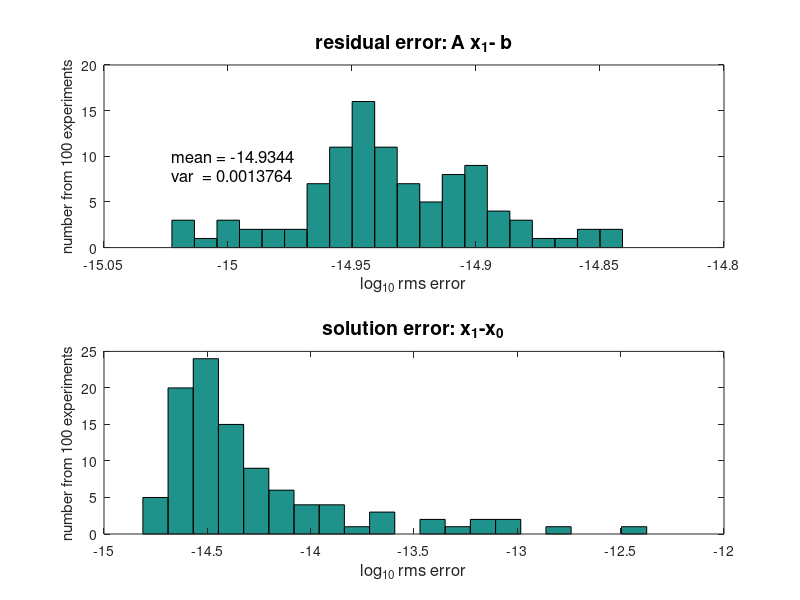

The MATLAB source for this figure:
%
%  w02w_GEerr.m -- GE truncation error (djm -- 08 sep 2019)
%

%  N = matrix size;  Nex = # of experiments
N = 1*128
Nex = 1*100;

%  solution of all ones
x0 = ones(N,1);

%  data vector of errors
res_err = zeros(Nex,1);
sol_err = zeros(Nex,1);

for kk = 1:Nex
	%  make random matrix & b-vector
	A = eye(N,N) + randn(N,N)/sqrt(N);
	b = A*x0;

	%  GE via backslash
	x1 = A \ b;

	%  rms residual error 
	res_err(kk) = rms(A*x1-b);

	% rms solution error
	sol_err(kk) = rms(x1-x0);
end

%  histogram for residual error
figure(1);  clf
subplot(2,1,1)
hist(log10(res_err),20)

%  mean & variance
min_re = min(log10(res_err));

string = ['mean = ' num2str(mean(log10(res_err)))]
text(min_re,0.10*Nex,string,'fontsize',12)
string = ['var  = ' num2str(var(log10(res_err)))]
text(min_re,0.08*Nex,string,'fontsize',12)

%  axis labels
xlabel('log_{10} rms error','fontsize',12)
ylabel(['number from ' num2str(Nex) ' experiments'])
title('residual error: A x_1- b','fontsize',14)

%  plot for solution error
subplot(2,1,2)
hist(log10(sol_err),20)
xlabel('log_{10} rms error','fontsize',12)
ylabel(['number from ' num2str(Nex) ' experiments'])
title('solution error: x_1-x_0','fontsize',14)